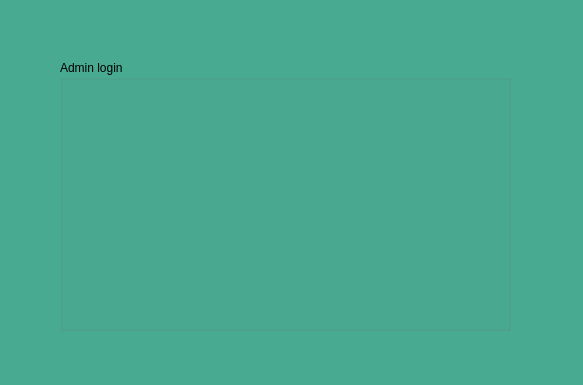
<?xml version="1.0" encoding="UTF-8"?>
<ui version="4.0">
 <class>Db_thirddialog</class>
 <widget class="QWidget" name="Db_thirddialog">
  <property name="geometry">
   <rect>
    <x>0</x>
    <y>0</y>
    <width>583</width>
    <height>385</height>
   </rect>
  </property>
  <property name="palette">
   <palette>
    <active>
     <colorrole role="WindowText">
      <brush brushstyle="SolidPattern">
       <color alpha="255">
        <red>0</red>
        <green>0</green>
        <blue>0</blue>
       </color>
      </brush>
     </colorrole>
     <colorrole role="Button">
      <brush brushstyle="SolidPattern">
       <color alpha="255">
        <red>73</red>
        <green>170</green>
        <blue>146</blue>
       </color>
      </brush>
     </colorrole>
     <colorrole role="Light">
      <brush brushstyle="SolidPattern">
       <color alpha="255">
        <red>109</red>
        <green>255</green>
        <blue>219</blue>
       </color>
      </brush>
     </colorrole>
     <colorrole role="Midlight">
      <brush brushstyle="SolidPattern">
       <color alpha="255">
        <red>91</red>
        <green>212</green>
        <blue>182</blue>
       </color>
      </brush>
     </colorrole>
     <colorrole role="Dark">
      <brush brushstyle="SolidPattern">
       <color alpha="255">
        <red>36</red>
        <green>85</green>
        <blue>73</blue>
       </color>
      </brush>
     </colorrole>
     <colorrole role="Mid">
      <brush brushstyle="SolidPattern">
       <color alpha="255">
        <red>49</red>
        <green>113</green>
        <blue>97</blue>
       </color>
      </brush>
     </colorrole>
     <colorrole role="Text">
      <brush brushstyle="SolidPattern">
       <color alpha="255">
        <red>0</red>
        <green>0</green>
        <blue>0</blue>
       </color>
      </brush>
     </colorrole>
     <colorrole role="BrightText">
      <brush brushstyle="SolidPattern">
       <color alpha="255">
        <red>255</red>
        <green>255</green>
        <blue>255</blue>
       </color>
      </brush>
     </colorrole>
     <colorrole role="ButtonText">
      <brush brushstyle="SolidPattern">
       <color alpha="255">
        <red>0</red>
        <green>0</green>
        <blue>0</blue>
       </color>
      </brush>
     </colorrole>
     <colorrole role="Base">
      <brush brushstyle="SolidPattern">
       <color alpha="255">
        <red>255</red>
        <green>255</green>
        <blue>255</blue>
       </color>
      </brush>
     </colorrole>
     <colorrole role="Window">
      <brush brushstyle="SolidPattern">
       <color alpha="255">
        <red>73</red>
        <green>170</green>
        <blue>146</blue>
       </color>
      </brush>
     </colorrole>
     <colorrole role="Shadow">
      <brush brushstyle="SolidPattern">
       <color alpha="255">
        <red>0</red>
        <green>0</green>
        <blue>0</blue>
       </color>
      </brush>
     </colorrole>
     <colorrole role="AlternateBase">
      <brush brushstyle="SolidPattern">
       <color alpha="255">
        <red>164</red>
        <green>212</green>
        <blue>200</blue>
       </color>
      </brush>
     </colorrole>
     <colorrole role="ToolTipBase">
      <brush brushstyle="SolidPattern">
       <color alpha="255">
        <red>255</red>
        <green>255</green>
        <blue>220</blue>
       </color>
      </brush>
     </colorrole>
     <colorrole role="ToolTipText">
      <brush brushstyle="SolidPattern">
       <color alpha="255">
        <red>0</red>
        <green>0</green>
        <blue>0</blue>
       </color>
      </brush>
     </colorrole>
     <colorrole role="PlaceholderText">
      <brush brushstyle="SolidPattern">
       <color alpha="128">
        <red>0</red>
        <green>0</green>
        <blue>0</blue>
       </color>
      </brush>
     </colorrole>
    </active>
    <inactive>
     <colorrole role="WindowText">
      <brush brushstyle="SolidPattern">
       <color alpha="255">
        <red>0</red>
        <green>0</green>
        <blue>0</blue>
       </color>
      </brush>
     </colorrole>
     <colorrole role="Button">
      <brush brushstyle="SolidPattern">
       <color alpha="255">
        <red>73</red>
        <green>170</green>
        <blue>146</blue>
       </color>
      </brush>
     </colorrole>
     <colorrole role="Light">
      <brush brushstyle="SolidPattern">
       <color alpha="255">
        <red>109</red>
        <green>255</green>
        <blue>219</blue>
       </color>
      </brush>
     </colorrole>
     <colorrole role="Midlight">
      <brush brushstyle="SolidPattern">
       <color alpha="255">
        <red>91</red>
        <green>212</green>
        <blue>182</blue>
       </color>
      </brush>
     </colorrole>
     <colorrole role="Dark">
      <brush brushstyle="SolidPattern">
       <color alpha="255">
        <red>36</red>
        <green>85</green>
        <blue>73</blue>
       </color>
      </brush>
     </colorrole>
     <colorrole role="Mid">
      <brush brushstyle="SolidPattern">
       <color alpha="255">
        <red>49</red>
        <green>113</green>
        <blue>97</blue>
       </color>
      </brush>
     </colorrole>
     <colorrole role="Text">
      <brush brushstyle="SolidPattern">
       <color alpha="255">
        <red>0</red>
        <green>0</green>
        <blue>0</blue>
       </color>
      </brush>
     </colorrole>
     <colorrole role="BrightText">
      <brush brushstyle="SolidPattern">
       <color alpha="255">
        <red>255</red>
        <green>255</green>
        <blue>255</blue>
       </color>
      </brush>
     </colorrole>
     <colorrole role="ButtonText">
      <brush brushstyle="SolidPattern">
       <color alpha="255">
        <red>0</red>
        <green>0</green>
        <blue>0</blue>
       </color>
      </brush>
     </colorrole>
     <colorrole role="Base">
      <brush brushstyle="SolidPattern">
       <color alpha="255">
        <red>255</red>
        <green>255</green>
        <blue>255</blue>
       </color>
      </brush>
     </colorrole>
     <colorrole role="Window">
      <brush brushstyle="SolidPattern">
       <color alpha="255">
        <red>73</red>
        <green>170</green>
        <blue>146</blue>
       </color>
      </brush>
     </colorrole>
     <colorrole role="Shadow">
      <brush brushstyle="SolidPattern">
       <color alpha="255">
        <red>0</red>
        <green>0</green>
        <blue>0</blue>
       </color>
      </brush>
     </colorrole>
     <colorrole role="AlternateBase">
      <brush brushstyle="SolidPattern">
       <color alpha="255">
        <red>164</red>
        <green>212</green>
        <blue>200</blue>
       </color>
      </brush>
     </colorrole>
     <colorrole role="ToolTipBase">
      <brush brushstyle="SolidPattern">
       <color alpha="255">
        <red>255</red>
        <green>255</green>
        <blue>220</blue>
       </color>
      </brush>
     </colorrole>
     <colorrole role="ToolTipText">
      <brush brushstyle="SolidPattern">
       <color alpha="255">
        <red>0</red>
        <green>0</green>
        <blue>0</blue>
       </color>
      </brush>
     </colorrole>
     <colorrole role="PlaceholderText">
      <brush brushstyle="SolidPattern">
       <color alpha="128">
        <red>0</red>
        <green>0</green>
        <blue>0</blue>
       </color>
      </brush>
     </colorrole>
    </inactive>
    <disabled>
     <colorrole role="WindowText">
      <brush brushstyle="SolidPattern">
       <color alpha="255">
        <red>36</red>
        <green>85</green>
        <blue>73</blue>
       </color>
      </brush>
     </colorrole>
     <colorrole role="Button">
      <brush brushstyle="SolidPattern">
       <color alpha="255">
        <red>73</red>
        <green>170</green>
        <blue>146</blue>
       </color>
      </brush>
     </colorrole>
     <colorrole role="Light">
      <brush brushstyle="SolidPattern">
       <color alpha="255">
        <red>109</red>
        <green>255</green>
        <blue>219</blue>
       </color>
      </brush>
     </colorrole>
     <colorrole role="Midlight">
      <brush brushstyle="SolidPattern">
       <color alpha="255">
        <red>91</red>
        <green>212</green>
        <blue>182</blue>
       </color>
      </brush>
     </colorrole>
     <colorrole role="Dark">
      <brush brushstyle="SolidPattern">
       <color alpha="255">
        <red>36</red>
        <green>85</green>
        <blue>73</blue>
       </color>
      </brush>
     </colorrole>
     <colorrole role="Mid">
      <brush brushstyle="SolidPattern">
       <color alpha="255">
        <red>49</red>
        <green>113</green>
        <blue>97</blue>
       </color>
      </brush>
     </colorrole>
     <colorrole role="Text">
      <brush brushstyle="SolidPattern">
       <color alpha="255">
        <red>36</red>
        <green>85</green>
        <blue>73</blue>
       </color>
      </brush>
     </colorrole>
     <colorrole role="BrightText">
      <brush brushstyle="SolidPattern">
       <color alpha="255">
        <red>255</red>
        <green>255</green>
        <blue>255</blue>
       </color>
      </brush>
     </colorrole>
     <colorrole role="ButtonText">
      <brush brushstyle="SolidPattern">
       <color alpha="255">
        <red>36</red>
        <green>85</green>
        <blue>73</blue>
       </color>
      </brush>
     </colorrole>
     <colorrole role="Base">
      <brush brushstyle="SolidPattern">
       <color alpha="255">
        <red>73</red>
        <green>170</green>
        <blue>146</blue>
       </color>
      </brush>
     </colorrole>
     <colorrole role="Window">
      <brush brushstyle="SolidPattern">
       <color alpha="255">
        <red>73</red>
        <green>170</green>
        <blue>146</blue>
       </color>
      </brush>
     </colorrole>
     <colorrole role="Shadow">
      <brush brushstyle="SolidPattern">
       <color alpha="255">
        <red>0</red>
        <green>0</green>
        <blue>0</blue>
       </color>
      </brush>
     </colorrole>
     <colorrole role="AlternateBase">
      <brush brushstyle="SolidPattern">
       <color alpha="255">
        <red>73</red>
        <green>170</green>
        <blue>146</blue>
       </color>
      </brush>
     </colorrole>
     <colorrole role="ToolTipBase">
      <brush brushstyle="SolidPattern">
       <color alpha="255">
        <red>255</red>
        <green>255</green>
        <blue>220</blue>
       </color>
      </brush>
     </colorrole>
     <colorrole role="ToolTipText">
      <brush brushstyle="SolidPattern">
       <color alpha="255">
        <red>0</red>
        <green>0</green>
        <blue>0</blue>
       </color>
      </brush>
     </colorrole>
     <colorrole role="PlaceholderText">
      <brush brushstyle="SolidPattern">
       <color alpha="128">
        <red>0</red>
        <green>0</green>
        <blue>0</blue>
       </color>
      </brush>
     </colorrole>
    </disabled>
   </palette>
  </property>
  <property name="windowTitle">
   <string>Form</string>
  </property>
  <widget class="QGroupBox" name="groupBox">
   <property name="geometry">
    <rect>
     <x>60</x>
     <y>60</y>
     <width>451</width>
     <height>271</height>
    </rect>
   </property>
   <property name="title">
    <string>Admin login</string>
   </property>
  </widget>
 </widget>
 <resources/>
 <connections/>
</ui>
